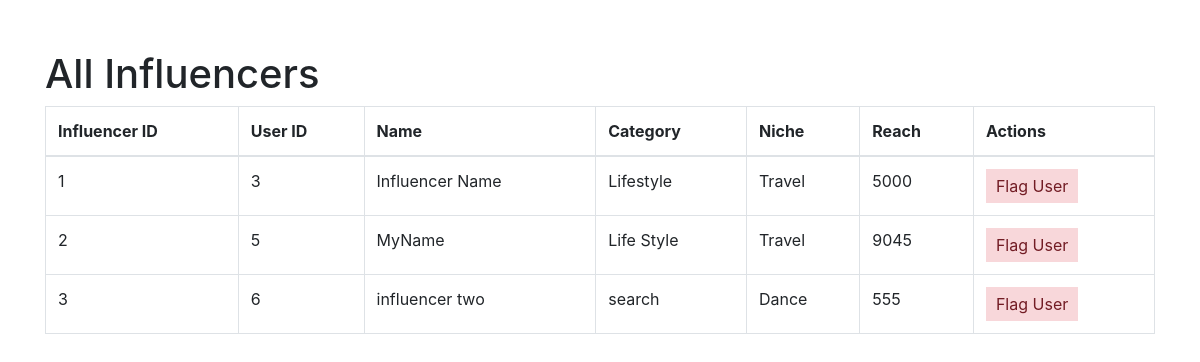
/admin/allinfluencers (signed in), run on the app's committed database.
### models.py (models this page shows, shortened)
class Influencer(db.Model):
    __tablename__ = "influencers"
    influencer_id = db.Column(db.Integer, primary_key=True, autoincrement=True)
    user_id = db.Column(db.Integer, db.ForeignKey("users.user_id"), nullable=False)
    name = db.Column(db.String(255))
    category = db.Column(db.String(255))
    niche = db.Column(db.String(255))
    reach = db.Column(db.Integer)
    ad_requests = db.relationship("AdRequest", backref="influencer", lazy=True)
    negotiations = db.relationship("Negotiation", backref="influencer", lazy=True)

### admin.py (the view)
@admin.route("/allinfluencers")
def all_influencers():
    if "user_name" in session and "role" in session:
        if session["role"] == "admin":
            influencers = Influencer.query.all()
            return render_template("admin_allinfluencers.html", influencers=influencers)
    flash("Please Login !", "faliled")
    return redirect(url_for("home"))

### app.py (called while the page is built)
@app.before_request
def create_tables():
    init_db(app)

### models.py (called while the page is built, shortened)
def init_db(app):
    with app.app_context():
        db.create_all()

### templates/admin_allinfluencers.html (shortened to what this page needs)
<!DOCTYPE html>
<html lang="en">
<head>
    <link rel="stylesheet" href="https://stackpath.bootstrapcdn.com/bootstrap/4.3.1/css/bootstrap.min.css">
</head>
<body>
    <div class="container">
        <h1>All Influencers</h1>
        <table class="table table-bordered">
            <thead>
                <tr>
                    <th>Influencer ID</th>
                    <th>User ID</th>
                    <th>Name</th>
                    <th>Category</th>
                    <th>Niche</th>
                    <th>Reach</th>
                    <th>Actions</th>
                </tr>
            </thead>
            <tbody>
                {% for influencer in influencers %}
                <tr>
                    <td>{{ influencer.influencer_id }}</td>
                    <td>{{ influencer.user_id }}</td>
                    <td>{{ influencer.name }}</td>
                    <td>{{ influencer.category }}</td>
                    <td>{{ influencer.niche }}</td>
                    <td>{{ influencer.reach }}</td>
                    <td><button class="flag-button" onclick="flagUser('{{ influencer.user_id }}')">Flag User</button></td>
                </tr>
                {% endfor %}
            </tbody>
        </table>
    </div>
</body>
</html>

### templates/admin_allinfluencers.html (style rules this page uses)
.container { margin-top: 50px; }
.flag-button { background-color: #f8d7da; color: #721c24; border: none; padding: 5px 10px; cursor: pointer; }

### data on the page
Influencer: influencer_id "1", user_id "3", name "Influencer Name", category "Lifestyle", niche "Travel", reach "5000"
Influencer: influencer_id "2", user_id "5", name "MyName", category "Life Style", niche "Travel", reach "9045"
Influencer: influencer_id "3", user_id "6", name "influencer two", category "search", niche "Dance", reach "555"
